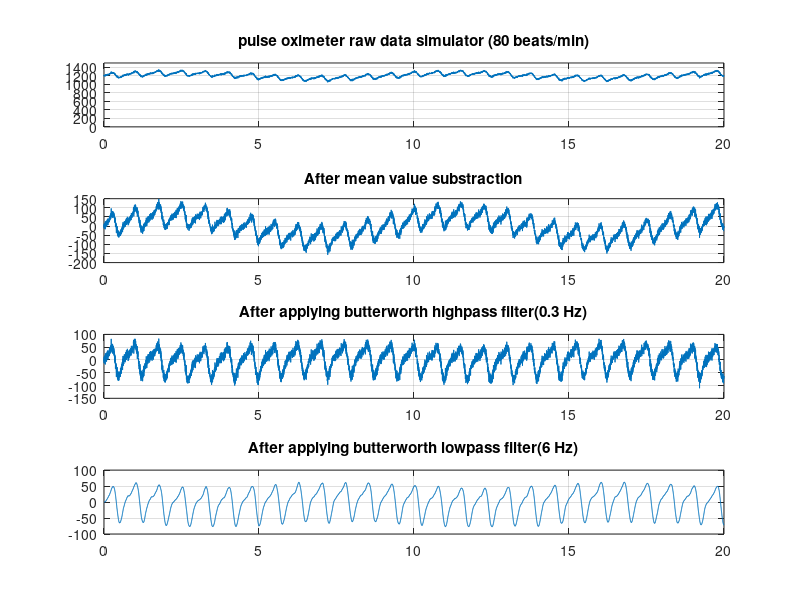

This chart was generated by the following MATLAB code:
% POXI raw data simulator

f_resp = 0.11;
RESP = 0.05;
DC = 1.0;
f_ac = 80 / 60;
AC1 = 0.04;
AC2 = -0.02;
AC3 = 0.005;
NOISE = 0.008;
T = 2e-3;
fs = 1.0 / T;

N = 10000;
k = (0:N-1)';

u_po = DC + RESP * sin(2.0*pi*f_resp*T*k);
u_po = u_po + AC1 * sin(2.0*pi*f_ac*T*k);
u_po = u_po + AC2 * sin(2.0*pi*2.0*f_ac*T*k);
u_po = u_po + AC3 * sin(2.0*pi*3.0*f_ac*T*k);
u_po = u_po + NOISE * randn(N, 1);
u_po = round(u_po * 1200.0);
subplot(4,1,1); % first of three plots
stairs(k*T, u_po);
title('pulse oximeter raw data simulator (80 beats/min)');
axis([0 20 0 1500]);
grid;

%{
% Removing Noise from the signal
eY = fft(u_po);
fY = fix(eY/N)*N; % set numbers < 10000 to zero
ifY = ifft(fY); % inverse Fourier transform of fixed data
cy = real(ifY); % remove imaginary parts
subplot(2,1,2); % second of two plots
stairs(k*T, cy);
axis([0 20 0 1500]);
grid;

[peaks,R] = findpeaks(cy);
%}
u_po_mean = mean(u_po);
u_po_new = u_po - u_po_mean;
subplot(4,1,2); % second of four plots
stairs(k*T, u_po_new);
title('After mean value substraction');
grid;
 
order = 2;
Wc_hp = 0.3/fs*2;
[B_buhp,A_buhp]= butter(order,Wc_hp,'high');
fprintf('High pass filter coeffcients:\n');
for i=1:3
    fprintf('    IIR_Filt.num[%d] = %.15g;\n', i-1, B_buhp(i));
end
fprintf('\n');
for i=1:3
    fprintf('    IIR_Filt.den[%d] = %.15g;\n', i-1, A_buhp(i));
end
fprintf('\n');
x_fh = filter(B_buhp,A_buhp,u_po_new);
subplot(4,1,3); % third of four plots
stairs(k*T, x_fh);
title('After applying butterworth highpass filter(0.3 Hz)');
grid;

Wc_lp = 6/fs*2;
[B_bulp,A_bulp]= butter(order,Wc_lp,'low');
fprintf('Low pass filter coeffcients:\n');
for i=1:3
    fprintf('    IIR_Filt.num[%d] = %.15g;\n', i-1, B_bulp(i));
end
fprintf('\n');
for i=1:3
    fprintf('    IIR_Filt.den[%d] = %.15g;\n', i-1, A_bulp(i));
end
fprintf('\n');
x_fl = filter(B_bulp,A_bulp,x_fh);
subplot(4,1,4); % fourth of four plots
stairs(k*T, x_fl);
title('After applying butterworth lowpass filter(6 Hz)');
grid;

input_signal.time = k*T;
input_signal.signals.values = [u_po];
input_signal.dimension = 1;
%{
order = 4;
fcutlow=0.5;   %low cut frequency in kHz
fcuthigh=6;   %high cut frequency in kHz
[num,den]=butter(order,[fcutlow,fcuthigh]/(fs/2),'bandpass');
filtsig=filter(num,den,u_po_new);  %filtered signal
subplot(3,1,3); %third of three plots
stairs(k*T, filtsig);
title('After applying 4th order butterworth bandpass filter');
grid;
%}
disp('That`s all, folks.');

